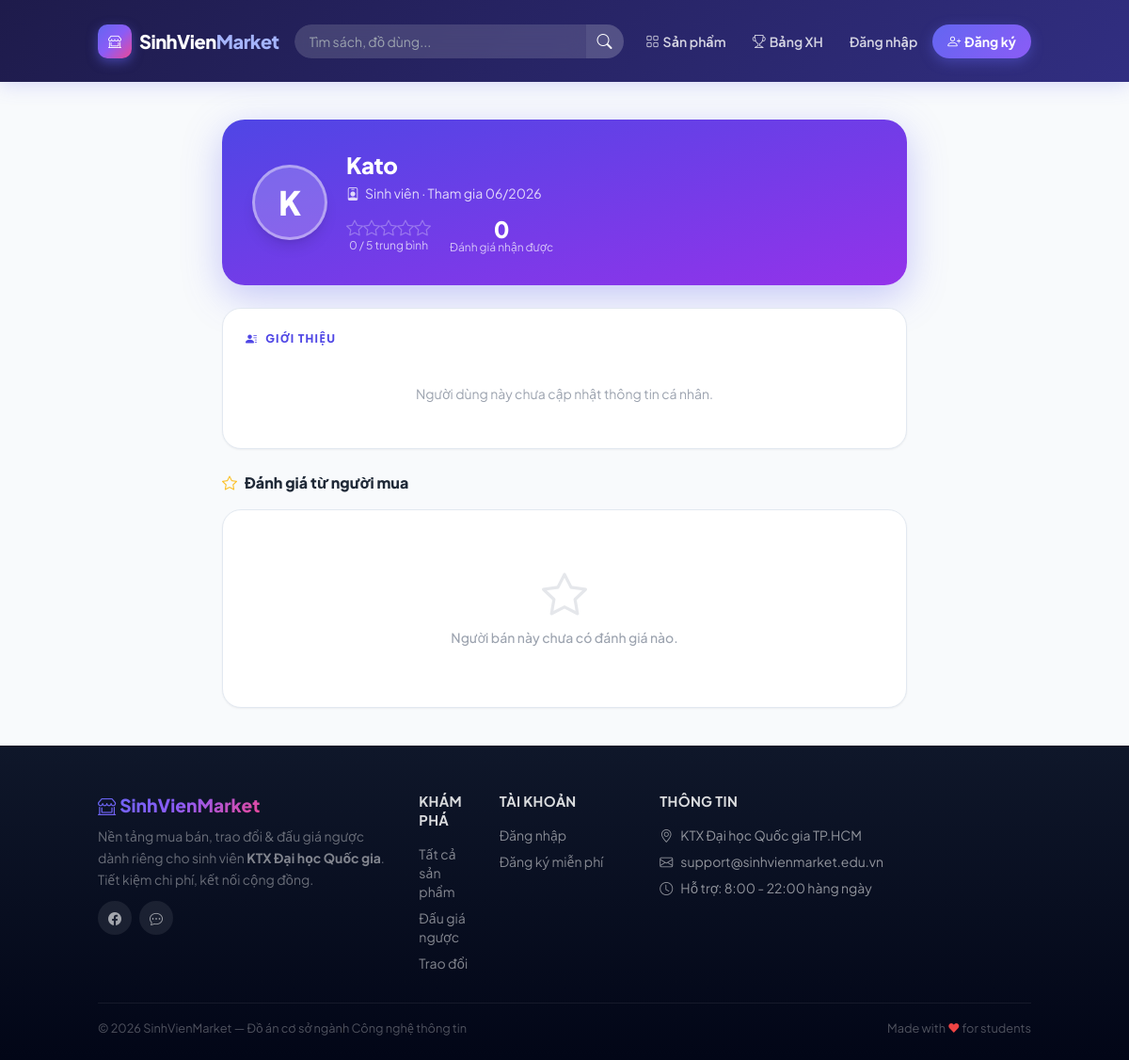
Page /users/profile?id=2 on the committed database.
### tables this page shows
CREATE TABLE `users` (
    `id`         INT UNSIGNED NOT NULL AUTO_INCREMENT,
    `name`       VARCHAR(100) NOT NULL COMMENT 'Họ tên đầy đủ',
    `email`      VARCHAR(150) NOT NULL COMMENT 'Email đăng ký (duy nhất)',
    `password`   VARCHAR(255) NOT NULL COMMENT 'bcrypt hash',
    `phone`      VARCHAR(20)  DEFAULT NULL COMMENT 'Số điện thoại liên hệ',
    `avatar`     VARCHAR(255) DEFAULT NULL COMMENT 'Đường dẫn ảnh đại diện',
    `role`       ENUM('student', 'admin') NOT NULL DEFAULT 'student',
    `is_locked`  TINYINT(1) NOT NULL DEFAULT 0 COMMENT '1 = bị khóa bởi Admin',
    `lock_reason` VARCHAR(255) DEFAULT NULL,
    `locked_at`   TIMESTAMP NULL DEFAULT NULL,
    `locked_until` TIMESTAMP NULL DEFAULT NULL,
     
    `google_id`   VARCHAR(100) NULL UNIQUE COMMENT 'ID từ Google',
    `avatar_url`  VARCHAR(255) NULL COMMENT 'Ảnh đại diện từ Google',
     
    `security_question` VARCHAR(255) DEFAULT NULL,
    `security_answer`   VARCHAR(255) DEFAULT NULL,
    `otp_code`          VARCHAR(255) DEFAULT NULL,
    `otp_expires_at`    TIMESTAMP NULL DEFAULT NULL,
    `is_verified`       TINYINT(1) DEFAULT 0,
    `last_verified_at`  TIMESTAMP NULL DEFAULT NULL,
     
    `university`        VARCHAR(200) DEFAULT NULL COMMENT 'Trường / Khoa',
    `student_id`        VARCHAR(30)  DEFAULT NULL COMMENT 'MSSV (tùy chọn)',
    `dormitory_address` VARCHAR(255) DEFAULT NULL COMMENT 'Ký túc xá / Địa chỉ giao nhận',
    `social_contact`    VARCHAR(255) DEFAULT NULL COMMENT 'Zalo / Facebook liên hệ',
    `bio`               TEXT         DEFAULT NULL COMMENT 'Tiểu sử ngắn',
    `available_time`    VARCHAR(100) DEFAULT NULL COMMENT 'Thời gian online',
     
    `is_student_verified` TINYINT(1) NOT NULL DEFAULT 0 COMMENT '1 = đã xác thực là sinh viên (email edu/ac.vn)',
     
    `twofa_enabled`     TINYINT(1) NOT NULL DEFAULT 0 COMMENT '1 = bật xác minh 2 bước khi đăng nhập',
     
    `coins`         INT UNSIGNED NOT NULL DEFAULT 0 COMMENT 'Số xu hiện có',
    `checkin_streak` INT UNSIGNED NOT NULL DEFAULT 0 COMMENT 'Chuỗi điểm danh liên tiếp',
    `last_checkin`  DATE          DEFAULT NULL COMMENT 'Ngày check-in gần nhất',
     
    `strike_count`  TINYINT UNSIGNED NOT NULL DEFAULT 0 COMMENT 'Số gậy cảnh cáo vi phạm',
    `created_at` TIMESTAMP NOT NULL DEFAULT CURRENT_TIMESTAMP,
    `updated_at` TIMESTAMP NOT NULL DEFAULT CURRENT_TIMESTAMP ON UPDATE CURRENT_TIMESTAMP,
    PRIMARY KEY (`id`),
    UNIQUE KEY `uq_email` (`email`),
    KEY `idx_role` (`role`),
    KEY `idx_is_locked` (`is_locked`),
    KEY `idx_student_verified` (`is_student_verified`)
);

### app/views/users/profile.php (the view, shortened to what the rows shown need)
<?php
$appUrl = rtrim($_ENV['APP_URL'] ?? '', '/');
?>
<div class="max-w-[760px] mx-auto px-4 py-10 font-sans antialiased text-gray-800 dark:text-dark-text">
  <div class="bg-gradient-to-br from-indigo-600 to-purple-600 rounded-[24px] p-6 md:p-8 text-white flex flex-col sm:flex-row gap-5 items-start sm:items-center mb-6 shadow-[0_12px_40px_rgba(99,102,241,0.35)] animate-[fadeInUp_0.4s_ease-out_both]">
    <div class="w-20 h-20 rounded-full border-[3px] border-white/40 bg-white/20 flex items-center justify-center text-[2.2rem] font-extrabold flex-shrink-0 overflow-hidden shadow-lg">
      <?php if (!empty($profile['avatar'])): ?>
        <img src="<?= $appUrl ?>/public/uploads/<?= htmlspecialchars($profile['avatar'], ENT_QUOTES) ?>" alt="Avatar" class="w-full h-full object-cover">
      <?php else: ?>
        <?= mb_strtoupper(mb_substr($profile['name'], 0, 1)) ?>
      <?php endif; ?>
    </div>
    <div class="flex-1 min-w-0">
      <div class="flex items-start justify-between gap-3 flex-wrap">
        <h1 class="text-2xl font-black text-white flex items-center gap-2 m-0">
          <?= htmlspecialchars($profile['name'], ENT_QUOTES) ?>
        </h1>
      </div>
      <div class="text-sm text-white/80 mt-1 flex items-center gap-1.5">
        <i class="bi bi-person-badge"></i>Sinh viên · Tham gia <?= date('m/Y', strtotime($profile['created_at'])) ?>
      </div>
      <div class="flex items-center flex-wrap gap-5 mt-4">
        <div class="text-center">
        </div>
        <div class="text-center">
        </div>
      </div>
    </div>
  </div>
</div>

### rows in the picture
users: name "K", name "Kato", created_at "06/2026"

### other values in the picture
$stats['avg'] "0"
$stats['count'] "0"
